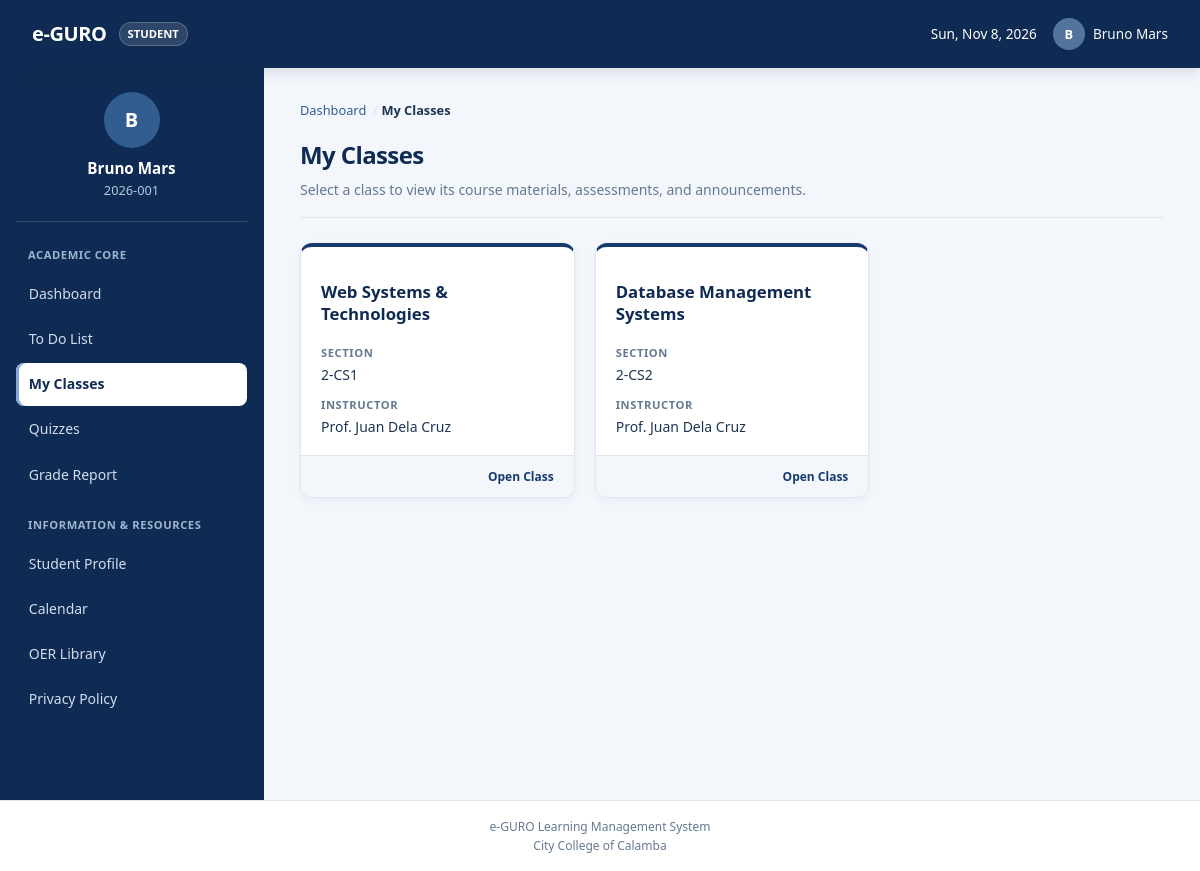
The app's page /student/my-class.php (signed in) with its own data.
### tables this page shows
CREATE TABLE IF NOT EXISTS `classes` (
    `id` INT AUTO_INCREMENT PRIMARY KEY,
    `code` VARCHAR(50) NOT NULL UNIQUE,
    `name` VARCHAR(150) NOT NULL,
    `teacher_id` INT NULL,
    `fiscal_year` VARCHAR(50) DEFAULT '2026-2027',
    `semester` VARCHAR(50) DEFAULT '1st Semester',
    `created_at` DATETIME DEFAULT CURRENT_TIMESTAMP,
    FOREIGN KEY (`teacher_id`) REFERENCES `users`(`id`) ON DELETE SET NULL
);

CREATE TABLE IF NOT EXISTS `users` (
    `id` INT AUTO_INCREMENT PRIMARY KEY,
    `user_code` VARCHAR(50) NOT NULL UNIQUE,
    `full_name` VARCHAR(150) NOT NULL,
    `email` VARCHAR(150) NOT NULL UNIQUE,
    `password` VARCHAR(255) NOT NULL,
    `role` ENUM('admin', 'dean', 'teacher', 'student') NOT NULL,
    `created_at` DATETIME DEFAULT CURRENT_TIMESTAMP
);

### includes/student_data.php (called while the page is built, shortened)
<?php
function get_classes(): array
{
    $user = current_user();
    $pdo = Database::connect();
    $stmt = $pdo->prepare(
        'SELECT c.id, c.code AS section, c.name AS subject, u.full_name AS teacher
         FROM class_enrollments ce
         JOIN classes c ON c.id = ce.class_id
         LEFT JOIN users u ON u.id = c.teacher_id
         WHERE ce.student_id = ?
         ORDER BY c.code'
    );
    $stmt->execute([$user['id']]);
    return $stmt->fetchAll();
}

### includes/auth.php (called while the page is built, shortened)
<?php
function current_user(): ?array
{
    if (!empty($_SESSION['user'])) {
        return $_SESSION['user'];
    }
    return null;
}

### includes/functions.php (called while the page is built, shortened)
<?php
function e($value): string
{
    return htmlspecialchars((string) $value, ENT_QUOTES, 'UTF-8');
}

### student/my-class.php (the view, shortened to what this page needs)
<?php
$classes = get_classes();
include __DIR__ . '/../includes/header.php';
include __DIR__ . '/../includes/sidebar.php';
?>
<main class="main-content">
    <nav class="breadcrumb" aria-label="Breadcrumb">
        <ol>
            <li><a href="dashboard.php">Dashboard</a></li>
            <li class="current">My Classes</li>
        </ol>
    </nav>
    <div class="page-header">
        <h2>My Classes</h2>
        <p>Select a class to view its course materials, assessments, and announcements.</p>
    </div>
    <?php if (!$classes): ?>
        <p class="empty">You are not enrolled in any classes yet.</p>
    <?php else: ?>
        <div class="class-card-grid">
            <?php foreach ($classes as $c): ?>
                <a href="class-details.php?id=<?= (int) $c['id'] ?>" class="class-card">
                    <div class="class-card-header">
                        <h3><?= e($c['subject']) ?></h3>
                    </div>
                    <div class="class-card-body">
                        <dl>
                            <div class="class-card-field">
                                <dt>Section</dt>
                                <dd><?= e($c['section']) ?></dd>
                            </div>
                            <div class="class-card-field">
                                <dt>Instructor</dt>
                                <dd><?= e($c['teacher']) ?></dd>
                            </div>
                        </dl>
                    </div>
                    <div class="class-card-footer">
                        <span class="class-card-action">Open Class</span>
                    </div>
                </a>
            <?php endforeach; ?>
        </div>
    <?php endif; ?>
</main>
<?php include __DIR__ . '/../includes/footer.php'; ?>

### assets/css/style.css (style rules this page uses)
:root { --primary: #173b70; --primary-hover: #102b53; --primary-light: #eaf1fa; --secondary: #102b53; --accent: #315d91; --bg-main: #f3f6fb; --bg-surface: #ffffff; --border: #dce5f0; --text-main: #1d3554; --text-muted: #647991; --shadow-sm: 0 2px 8px rgba(16, 43, 83, 0.05); --shadow-md: 0 8px 24px rgba(16, 43, 83, 0.1); --radius: 12px; }
* { box-sizing: border-box; margin: 0; padding: 0; }
body { font-family: system-ui, -apple-system, sans-serif; background: var(--bg-main); color: var(--text-main); line-height: 1.5; }
main.main-content, .main-content { flex: 1; padding: 1.5rem 2rem; min-width: 0; }
.breadcrumb { margin-bottom: 1rem; }
.breadcrumb ol { list-style: none; display: flex; flex-wrap: wrap; gap: 0.25rem; font-size: 0.8rem; color: var(--text-muted); }
.breadcrumb li::after { content: "/"; margin-left: 0.4rem; color: var(--border); }
.breadcrumb li.current::after { content: ""; }
.breadcrumb li.current { color: var(--text-main); font-weight: 600; }
.breadcrumb a { color: var(--accent); text-decoration: none; }
.page-header { margin-bottom: 1.5rem; padding-bottom: 0.75rem; border-bottom: 1px solid var(--border); }
.page-header h2 { font-size: 1.5rem; font-weight: 700; color: var(--secondary); }
.page-header p { font-size: 0.875rem; color: var(--text-muted); margin-top: 0.25rem; }
.main-content h2 { font-size: 1.4rem; font-weight: 700; color: var(--secondary); margin-bottom: 1rem; }
.main-content h3 { font-size: 1rem; font-weight: 600; color: var(--secondary); margin: 1rem 0 0.5rem; }
.class-card-grid { display: grid; grid-template-columns: repeat(auto-fill, minmax(260px, 1fr)); gap: 1.25rem; margin-bottom: 1.5rem; }
.class-card { display: flex; flex-direction: column; background: var(--bg-surface); border: 1px solid var(--border); border-top: 4px solid var(--primary); border-radius: 12px; box-shadow: var(--shadow-sm); text-decoration: none; color: inherit; overflow: hidden; transition: transform 0.2s ease, box-shadow 0.2s ease, border-color 0.2s ease; }
.class-card-header { padding: 1.1rem 1.25rem 0.75rem; }
.class-card-header h3 { font-size: 1.05rem; font-weight: 700; line-height: 1.3; color: var(--secondary); word-break: break-word; }
.class-card-body { padding: 0 1.25rem 1rem; flex: 1; }
.class-card-body dl { display: flex; flex-direction: column; gap: 0.6rem; }
.class-card-field dt { font-size: 0.7rem; font-weight: 700; letter-spacing: 0.05em; text-transform: uppercase; color: var(--text-muted); }
.class-card-field dd { font-size: 0.875rem; font-weight: 500; color: var(--text-main); margin-top: 2px; }
.class-card-footer { display: flex; justify-content: flex-end; padding: 0.7rem 1.25rem; border-top: 1px solid var(--border); background: var(--bg-main); }
.class-card-action { font-size: 0.75rem; font-weight: 600; color: var(--primary); }
body { line-height: 1.6; }
main.main-content, .main-content { padding: 2rem clamp(1.25rem, 3vw, 2.75rem); }
.page-header { margin-bottom: 1.6rem; padding-bottom: 1rem; }
.page-header h2 { margin-bottom: 0.25rem; font-size: clamp(1.5rem, 2vw, 1.9rem); letter-spacing: -0.025em; }
.page-header p { line-height: 1.55; }
.card, .progress-card, .announcement-item, .class-card, .dashboard-master-card { border-radius: var(--radius); box-shadow: var(--shadow-sm); }

### records on screen
classes: name "Web Systems & Technologies", code "2-CS1", teacher.full_name "Prof. Juan Dela Cruz"
classes: name "Database Management Systems", code "2-CS2", teacher.full_name "Prof. Juan Dela Cruz"

### other values on screen
$user['role'] "STUDENT"
$avatarInitial "B"
$user['name'] "Bruno Mars"
$user['student_id'] "2026-001"
$sectionTitle "ACADEMIC CORE"
$label "Dashboard"
$label "To Do List"
$label "My Classes"
$label "Quizzes"
$label "Grade Report"
$sectionTitle "INFORMATION & RESOURCES"
$label "Student Profile"
$label "Calendar"
$label "OER Library"
$label "Privacy Policy"
